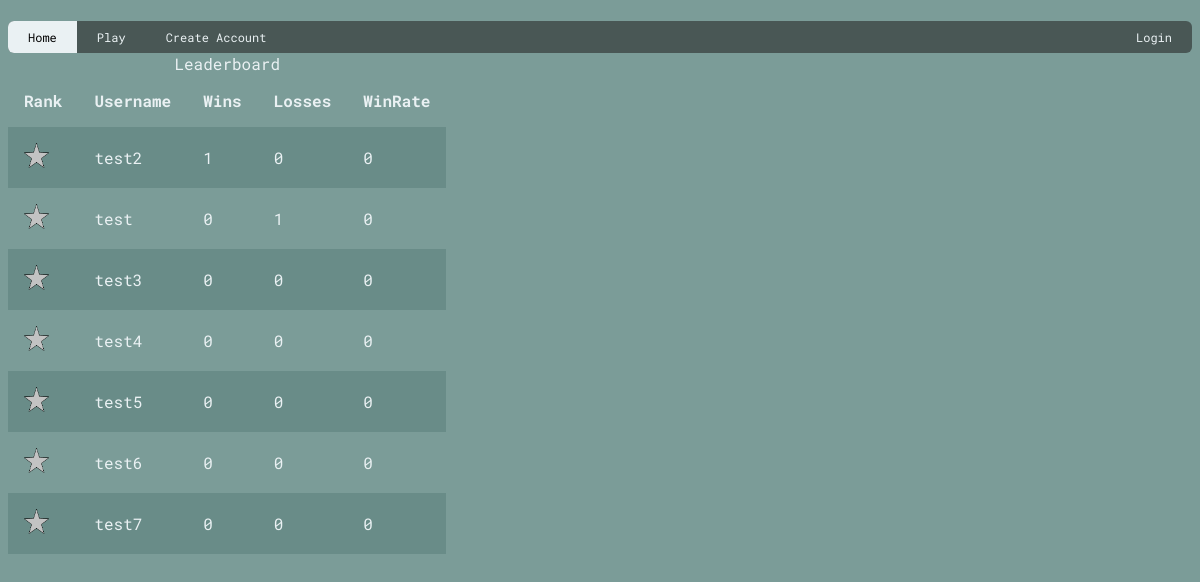
The page / on the database its author committed.
### models.py (models this page shows)
class users(db.Model):
    __tablename__ = 'user'
    userId = db.Column(db.Integer, primary_key = True)
    username = db.Column(db.String)
    password = db.Column(db.String)
    gamesWon = db.Column(db.Integer)
    gamesLost = db.Column(db.Integer)
    sessionId = db.Column(db.Integer)

### main.py (the view)
@app.route('/')
def home():
    users = (models.users.query.order_by(models.users.gamesWon.desc()).all()) # all users ordered by games won in descending order
    length = len(users)
    upper_split = int((length/100) * 20)
    lower_split = int((length/100) * 70)
    upper_quart = users[:(upper_split)]
    middle_quart = users[(upper_split):(lower_split)]
    lower_quart = users[(lower_split):]
    print(upper_quart, middle_quart, lower_quart)
    for user in upper_quart:
        upper_user = models.user_to_picture.query.filter(models.user_to_picture.userId == user.userId).first()
        upper_user.pictureId = 1
    for user in middle_quart:
        middle_user = models.user_to_picture.query.filter(models.user_to_picture.userId == user.userId).first()
        middle_user.pictureId = 2
    for user in lower_quart:
        lower_user = models.user_to_picture.query.filter(models.user_to_picture.userId == user.userId).first()
        lower_user.pictureId = 3
    db.session.commit()
    return render_template('home.html', users=users)

### main.py (called while the page is built)
@app.context_processor
def add_current_user(): # function to create a user session
    if session.get('user'): # if there is user session
        return dict(current_user = models.users.query.get(session['user']))
    return dict(current_user = None)

### templates/home.html
{% extends 'layout.html' %}
{% block body %}
<table>
    <caption>Leaderboard</caption>
    <tr>
        <th>Rank</th>
        <th>Username</th>
        <th>Wins</th>
        <th>Losses</th>
        <th>WinRate</th>
    </tr>
    {% for user in users %}
        <tr>
            <td><img src="/static/ranks/silver.png" style="width:25px;height:25px"></td>
            <td>{{user.username}}</td>
            <td>{{user.gamesWon}}</td>
            <td>{{user.gamesLost}}</td>
            {% if user.gamesWon > 0 and user.gamesLost > 0 %}
                <td>{{((user.gamesWon + user.gamesLost)/user.gamesWon)|round(2)}}</td>
            {% else %}
                <td>0</td>
            {% endif %}
        </tr>
    {%endfor%}
</table>
{% endblock body %}

### templates/layout.html (shortened to what this page needs)
{% macro nav_item(text, url, extra_class) %}
<a href="{{ url }}" class="{{ extra_class }} {% if request.path == url %}active{% endif %}">{{ text }}</a>
{% endmacro %}
<!DOCTYPE html>
<html lang = 'en'>
<head>
    <link rel = 'stylesheet' href = '/static/css/style.css'>
</head>
<body>
    <div class = 'navbar' id = 'topnav'>
        {{ nav_item('Home', '/') }}
        {{ nav_item('Play', '/play')}}
        {{ nav_item('Create Account', '/createaccount') }}
        <lgn>
            {% if current_user %}
                <txt>{{('Logged in as {}'.format(current_user.username)) }}</txt>
                {{ nav_item('Logout', '/logout') }}
            {% else %}
            {{ nav_item('Login', '/login') }}
            {% endif %}
        </lgn>
    </div>
    <div class="content">
        {% block body %}
        {% endblock body %}
    </div>
</body>
</html>

### static/css/style.css (style rules this page uses)
:root { --c1: #7b9c98; --c2: #eaf1f3; --c3: #495755; --c4: 'Roboto Mono'; --c5: #698c88; }
.navbar { background-color: var(--c3); }
html { font-family: var(--c4); color: var(--c2); }
a { color: var(--c2) }
body { background-color: var(--c1); }
table { border-collapse: collapse; border-spacing: 0; width: 25%; }
th, td { text-align: left; padding: 16px; }
tr:nth-child(even) { background-color: var(--c5); }
.navbar { background-color: var(--c3); overflow: hidden; border-radius: 6px; }
.navbar a { float: left; display: block; color: var(--c2); text-align: center; padding: 8px 20px; text-decoration: none; font-size: 12px; }
.navbar a.active { background-color: var(--c2); color: black; }
lgn { float: right; }

### rows shown on the page
users: username "test2", gamesWon "1", gamesLost "0"
users: username "test", gamesWon "0", gamesLost "1"
users: username "test3", gamesWon "0", gamesLost "0"
users: username "test4", gamesWon "0", gamesLost "0"
users: username "test5", gamesWon "0", gamesLost "0"
users: username "test6", gamesWon "0", gamesLost "0"
users: username "test7", gamesWon "0", gamesLost "0"

### other values the page prints
{{ text }} "Home Play Create Account Login"
